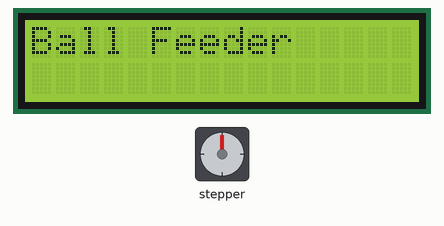
Recording of a sketch running on a simulated Arduino Uno, built with avr-gcc and run on an emulated ATmega328P. On the bench: 16×2 character LCD, stepper motor. Stepper angles assume 2048 steps per turn; what the sketch prints to the serial monitor is not drawn.

Above: at 0.1 s.
At 5.1 s:
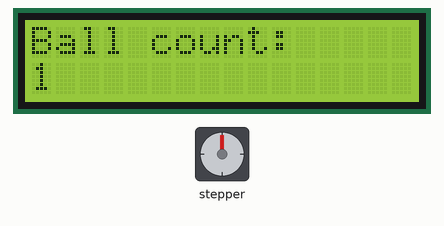
At 17.97 s:
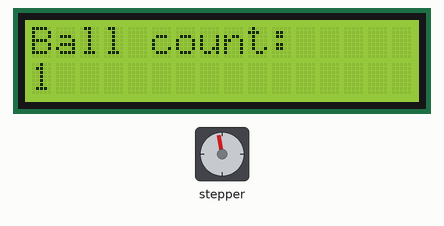
At 33.3 s:
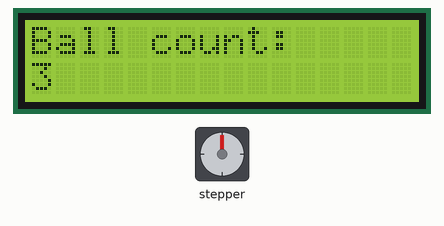
Timing chart, 0 to 40.0 s (numbered marks = the images above):
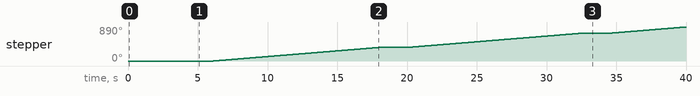

Measured:
- by itself, stepper: turns 360° clockwise in 12.1 s, then 360° clockwise in 12.1 s, then 169° clockwise in 5.6 s

The sketch:

counter_feeder_step_apr3c.ino
```cpp
#include <Stepper.h>
#include <LiquidCrystal_I2C.h>

const int stepsPerRevolution = 2048;


#define IN1 19
#define IN2 18
#define IN3 5
#define IN4 17


int lcdColumns = 16;
int lcdRows = 2;

LiquidCrystal_I2C lcd(0x27, lcdColumns, lcdRows);


Stepper myStepper(stepsPerRevolution, IN1, IN3, IN2, IN4);

void setup() {

  lcd.init();
  lcd.backlight();
  lcd.clear();
  lcd.print("Ball Feeder");
  delay(5000);

  myStepper.setSpeed(5);

  Serial.begin(115200);
}

void loop() {

  for (int i = 0; i < 12; i++) {

    lcd.clear();
    lcd.setCursor(0, 0);
    lcd.print("Ball count:");
    lcd.setCursor(0, 1);
    lcd.print(i + 1);
    delay(1000);
    Serial.print("Rotation count: ");
    Serial.println(i + 1);
    myStepper.step(stepsPerRevolution);
    delay(1000);
  }

  while (true) {

  }
}
```
